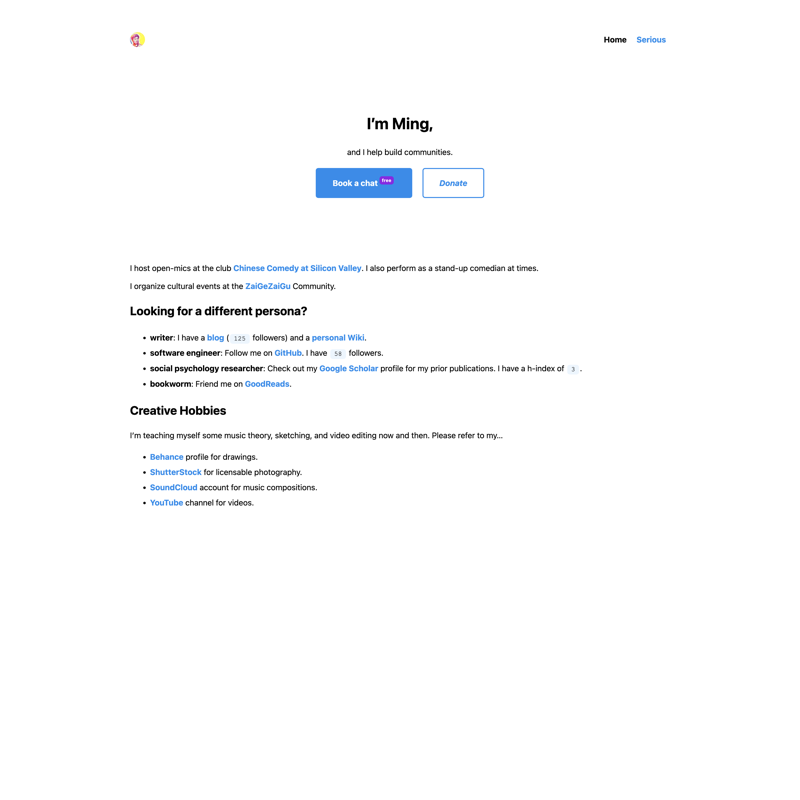

This chart was generated by the following Python code:
"""
Take a screenshot for the given URL, saving as the given output file.

Usage:
  screenshot.py [--size=<s>] [URL] [FILENAME]
  screenshot.py -h | --help

Options:
  -h --help     Show this screen.
  --size=<s>    Size of image [default: 800].

Arguments:
  URL        URL to take a screenshot for [default: https://myli.page].
  FILENAME  Output filename [default: screenshot.png].
"""

import io

from docopt import docopt
from PIL import Image
from selenium import webdriver
from selenium.webdriver.chrome.options import Options

if __name__ == "__main__":
    # Read options.
    args = docopt(__doc__)
    if args["URL"] is None:
        args["URL"] = "https://myli.page"
    if args["FILENAME"] is None:
        args["FILENAME"] = "screenshot.png"
    args["SIZE"] = int(args["--size"])
    # Take screenshot.
    options = Options()
    options.headless = True
    driver = webdriver.Chrome(options=options)
    driver.get(args["URL"])
    driver.set_window_size(args["SIZE"] * 2, args["SIZE"] * 2)
    image = driver.get_screenshot_as_png()
    driver.quit()
    # Resize the screenshot.
    image = Image.open(io.BytesIO(image))
    image.thumbnail((args["SIZE"], args["SIZE"]))
    image.save(args["FILENAME"])
